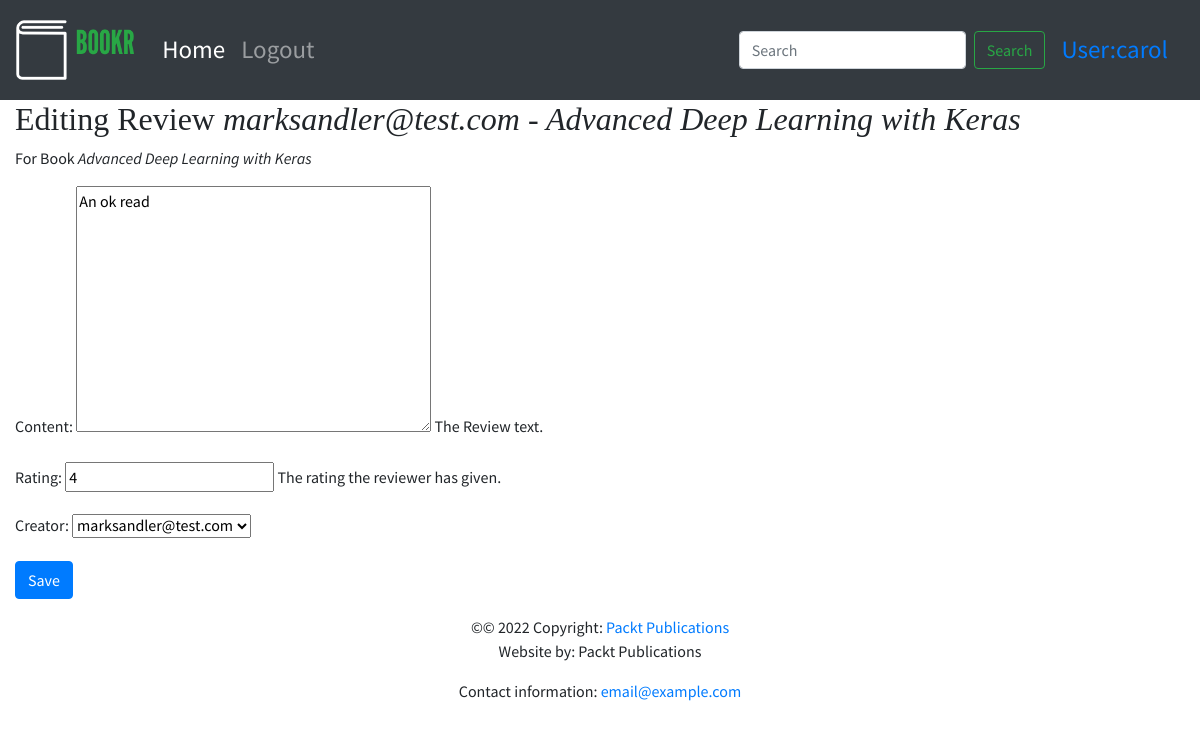
Page /books/1/reviews/2/ (signed in) on the committed database.
### reviews/models.py (models this page shows)
class Review(models.Model):
    content = models.TextField(help_text="The Review text.")
    rating = models.IntegerField(help_text="The rating the reviewer has given.")
    date_created = models.DateTimeField(auto_now_add=True, help_text="The date and time the review was created.")
    date_edited = models.DateTimeField(null=True, help_text="The date and time the review was last edited.")
    creator = models.ForeignKey(auth.get_user_model(), on_delete=models.CASCADE)
    book = models.ForeignKey(Book, on_delete=models.CASCADE, help_text="The Book that this review is for.")
    def __str__(self):
        return f'{self.creator.username}  -  {self.book.title}'

class Book(models.Model):
    title = models.CharField(max_length=70, help_text="The title of the book.")
    publication_date = models.DateField(verbose_name="Date the book was published.")
    isbn = models.CharField(max_length=20, verbose_name="ISBN number of the book.")
    publisher = models.ForeignKey(Publisher, on_delete=models.CASCADE)
    contributors = models.ManyToManyField('Contributor', through="BookContributor")
    cover = models.ImageField(null=True, blank=True, upload_to='book_covers/')
    sample = models.FileField(null=True, blank=True, upload_to='book_samples/')
    def __str__(self):
        return self.title

### reviews/views.py (the view)
# urls.py: path("books/<int:book_pk>/reviews/<int:review_pk>/", views.review_edit, name="review_edit"),
@login_required
def review_edit(request, book_pk, review_pk=None):
    book = get_object_or_404(Book, pk=book_pk)
    if review_pk is None:
        review = None
    else:
        review = get_object_or_404(Review, book_id=book_pk, pk=review_pk)
        user = request.user
        if not user.is_staff and review.creator.id != user.id:
            raise PermissionDenied
    if request.method == 'POST':
        form = ReviewForm(request.POST, instance=review)
        if form.is_valid():
            updated_review = form.save(False)
            if review is None:
                updated_review.book_id = book_pk
                messages.success(request, f'Review for "{book}" was created.')
                updated_review.save()
            else:
                messages.success(request, f'Review for "{book}" was updated.')
                updated_review.date_edited = timezone.now()
                updated_review.save()
            return redirect('book_details', book_pk)
    else:
        form = ReviewForm(instance=review)
    context = {
        'form': form,
        'instance': review,
        'model_type': 'Review',
        'related_model_type': 'Book',
        'related_instance': book
    }
    return render(request, "reviews/instance-form.html", context)

### reviews/forms.py
class ReviewForm(forms.ModelForm):
    class Meta:
        model = Review
        exclude = ('date_edited', 'book')
        rating = forms.IntegerField(min_value=0, max_value=5)

### reviews/templates/reviews/instance-form.html (shortened to what this page needs)
{% extends 'reviews/base.html' %}
{% block content %}
<h2>{% if instance is None %}New {{ model_type }}{% else %}
    Editing {{ model_type }} <em>{{ instance }}</em>{% endif %}</h2>
<p>{% if related_model_type and related_instance %}
    For {{ related_model_type }} <em>{{ related_instance }}</em>{% endif %}
</p>
<form method="post" {% if is_file_upload %}enctype="multipart/form-data" {% endif %}>
    {{ form.as_p }}
    <button type="submit" class="btn btn-primary">
        {% if instance is None %}Create{% else %}Save{% endif %}
    </button>
</form>
{% endblock %}

### templates/base.html (shortened to what this page needs)
<!doctype html>
{% load static %}
<html lang="en">
  <head>
    <link rel="stylesheet" href="https://stackpath.bootstrapcdn.com/bootstrap/4.4.1/css/bootstrap.min.css">
    <link rel="stylesheet" href="https://cdnjs.cloudflare.com/ajax/libs/font-awesome/4.7.0/css/font-awesome.min.css">
    <link rel="stylesheet" href="{% static 'main.css' %}">
  </head>
<body>
        <nav class="navbar navbar-expand-sm navbar-dark bg-dark sticky-top">
          <a class="navbar-brand" href="/">{% block brand %}<img src="{% static 'logo.png' %}">{% endblock %}</a>
          <div class="collapse navbar-collapse" id="navbarSupportedContent">
            <ul class="navbar-nav mr-auto">
              <li class="nav-item active">
                <a class="nav-link" href="/books/">Home <span class="sr-only">(current)</span></a>
              </li>
              {% if user.is_authenticated %}
              <li class="nav-item">
                <a class="nav-link" href="{% url 'accounts:logout' %}">Logout</a>
              </li>
              {% else %}
              <li class="nav-item">
                <a class="nav-link" href="{% url 'accounts:login' %}">Login</a>
              </li>
              {% endif %}
            </ul>
            <form class="form-inline my-2 my-lg-0">
              <input class="form-control mr-sm-2" name="search"  minlength="3" type="search" placeholder="Search" aria-label="Search">
              <button class="btn btn-outline-success my-2 my-sm-0" type="submit"  formaction="/search-result/">Search</button>
            </form>
            {% if user.is_authenticated %}
            <a class="nav-link" href="/accounts/profile">User:{{ user.username }}</a>
            {% endif %}
          </div>
        </nav>
        <div class="container-fluid">
        {% block content %}{% endblock %}
          </div>
  <footer class="page-footer font-small blue">
    <div class="footer-copyright text-center py-3">&copy;© 2022 Copyright:
      <a href="https://www.packtpub.com"> Packt Publications</a>
      <p>Website by: Packt Publications</p>
      <p>Contact information: <a href="mailto:email@example.com">email@example.com</a></p>
    </div>
  </footer>
  </body>
</html>

### static/main.css (style rules this page uses)
.navbar { min-height: 100px; font-size: 25px; }
.navbar-brand { font-size: 25px; }
.navbar-brand > img { height: 60px; }
body { font-family: 'Source Sans Pro', sans-serif; background-color: #e6efe8 color: #393939; }
h1, h2, h3, h4, h5, h6 { font-family: 'Libre Baskerville', serif; }

### rows in the picture
Review: creator+book "marksandler@test.com - Advanced Deep Learning with Keras", content "An ok read", rating "4", creator "marksandler@test.com"
Book: title "Advanced Deep Learning with Keras"

### other values in the picture
{{ user.username }} "carol"
{{ model_type }} "Review"
{{ related_model_type }} "Book"
